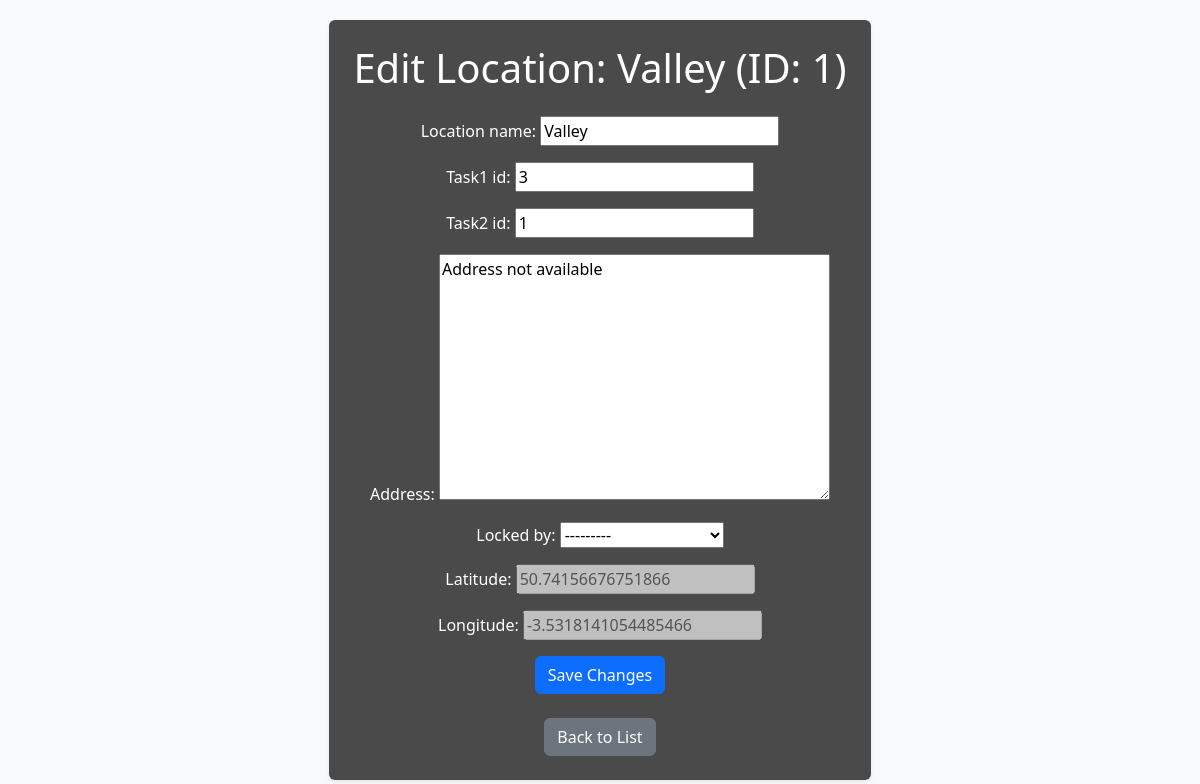
The page /game_admin/update-location/1/ (signed in) on the database its author committed.
### locations/models.py (models this page shows)
class Location(models.Model):
    locID = models.AutoField(primary_key=True)
    latitude = models.FloatField()
    longitude = models.FloatField()
    address = models.TextField(default="Exeter")
    location_name = models.CharField(max_length=100, default="Location Name")  # User-defined name
    locked_by = models.ForeignKey('self', on_delete=models.SET_NULL, null=True, blank=True)
    task1_type = models.ForeignKey(ContentType, null=True, blank=True, on_delete=models.CASCADE, related_name='task1_type')
    task1_id = models.PositiveIntegerField(null=True, blank=True)
    task1 = GenericForeignKey('task1_type', 'task1_id')
    task2_type = models.ForeignKey(ContentType, null=True, blank=True, on_delete=models.CASCADE, related_name='task2_type')
    task2_id = models.PositiveIntegerField(null=True, blank=True)
    task2 = GenericForeignKey('task2_type', 'task2_id')
    def __str__(self):
        return f"{self.location_name}"

### locations/views.py (the view)
# urls.py: path('game_admin/update-location/<int:locID>/', views.update_location, name='update_location'), #Update or edit a location by location ID (locID)
@login_required
def update_location(request, locID):
    if request.user.account_type != AccountType.ADMIN.value:
        return HttpResponseForbidden(page_forbidden_string)
    location = get_object_or_404(Location, pk=locID)
    if request.method == "POST":
        form = LocationForm(request.POST, instance=location)
        if form.is_valid():
            form.save()
            return redirect('locations:location_list')  # Redirect to the list after updating
    else:
        form = LocationForm(instance=location)
    return render(request, 'locations/location_form.html', {'form': form, 'location': location})

### locations/forms.py
class LocationForm(forms.ModelForm):
    class Meta:
        model = Location
        fields = ['location_name', 'task1_id', 'task2_id', 'address', 'locked_by']
    def __init__(self, *args, **kwargs):
        super().__init__(*args, **kwargs)
        current_address = getattr(self.instance, 'address', '')
        for field in ['latitude', 'longitude']:
            self.fields[field] = forms.CharField(
                initial=getattr(self.instance, field, ''),
                disabled=True,
                required=False
            )
        if current_address != "Address not available":
            self.fields['address'] = forms.CharField(
                initial=current_address,
                disabled=True,
                required=False
            )

### locations/templates/locations/location_form.html (shortened to what this page needs)
<!DOCTYPE html>
<html lang="en">
  <head>
    <link
      href="https://cdn.jsdelivr.net/npm/bootstrap@5.3.3/dist/css/bootstrap.min.css"
      rel="stylesheet"
    />
  </head>
  <body
    class="d-flex justify-content-center align-items-center min-vh-100 bg-light"
    style="
      background-image: url('https://images.unsplash.com/reserve/bOvf94dPRxWu0u3QsPjF_tree.jpg?fm=jpg&q=60&w=3000&ixlib=rb-4.0.3&ixid=M3wxMjA3fDB8MHxzZWFyY2h8M3x8bmF0dXJhbHxlbnwwfHwwfHx8MA%3D%3D');
      background-size: cover;
      background-position: center center;
      background-repeat: no-repeat;
      background-attachment: fixed;
    "
  >
    <div
      class="text-center p-4 rounded shadow-sm"
      style="background-color: rgba(0, 0, 0, 0.7); color: white"
    >
      <h1 class="mb-4">
        Edit Location: {{ location.location_name }} (ID: {{ location.locID }})
      </h1>
      <form method="post">
        {% csrf_token %} {{ form.as_p }}
        <button type="submit" class="btn btn-primary">Save Changes</button>
      </form>
      <br />
      <a href="{% url 'locations:location_list' %}" class="btn btn-secondary"
        >Back to List</a
      >
    </div>
  </body>
</html>

### rows shown on the page
Location: location_name "Valley", locID "1", task1_id "3", task2_id "1", address "Address not available", locked_by "---------", latitude "50.74156676751866", longitude "-3.5318141054485466"
